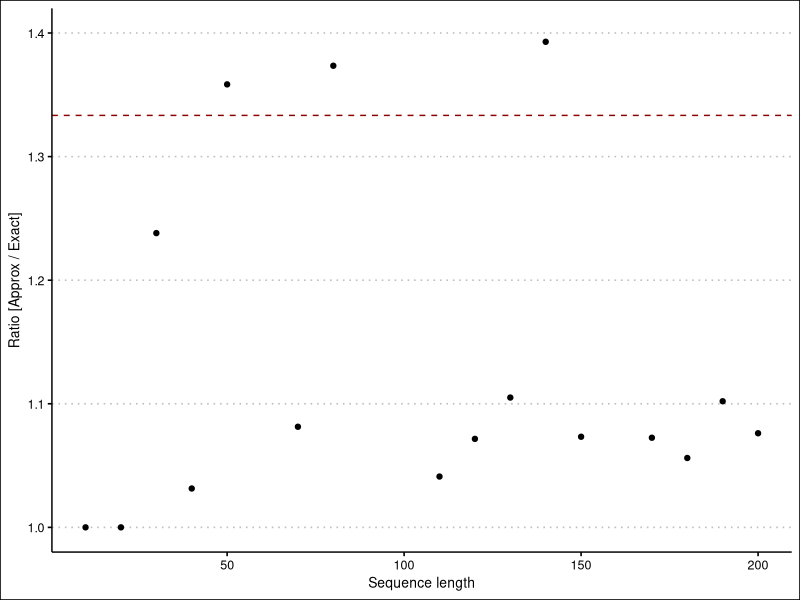

The R script that drew this image:
## ---- chunk 1
library(tidyverse)
library(ggthemes)
## ---- chunk 2
exact_data <- read.delim("runtime_exact.txt", header = TRUE, sep = "\t")
approx_data <- read.delim("runtime_approx.txt", header = TRUE, sep = "\t")

approx_data %>% 
  mutate(Ratio = Score / exact_data$Score,
         Runtime_ratio = Runtime / exact_data$Runtime) -> approx_data

max(approx_data$Ratio)
## ---- chunk 3
ggplot(approx_data) + 
  geom_point(aes(x = Sequence_length, y = Ratio)) +
  labs(x = "Sequence length", y = "Ratio [Approx / Exact]") +
  geom_hline(yintercept = 4/3, linetype = 2, color = "darkred") +
  scale_y_continuous(limits = c(1, 1.4)) +
  theme_clean()

